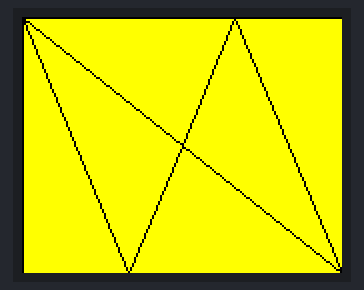
Bench run of a sketch on a simulated Arduino Uno, built with avr-gcc and run on an emulated ATmega328P. On the bench: 160×128 colour display.

Above: at 0.2 s.

The sketch:

Ej3_subHexel.ino
```cpp
#include <SPI.h>
#include <Adafruit_GFX.h>    // Core graphics library
#include <Adafruit_ST7735.h> // Hardware-specific library

// These definitions map display functions to the Adduino UNO display header pins
#define sclk 15
#define mosi 16
#define cs   7
#define dc   0
#define rst  1

// Assign human-readable names to some common 16-bit color values:
  #define BLACK 0x0000
  #define WHITE 0xFFFF
  #define BLUE 0x001F
  #define GREEN   0x07E0
  #define YELLOW 0xFFE0
  #define RED     0xF800
  #define BROWN 0x99AA66
  #define CYAN    0x07FF
  #define MAGENTA 0xF81F

//Declaracion objeto TFT
Adafruit_ST7735 tft = Adafruit_ST7735(cs, dc, rst);


//Variables globales de TFT y de malla
int width, height;
  //Numero de filas, columnas, anchura y altura de subpixel
int col, row;

void setup() {
  Serial.begin(9600);
  tft.initR(INITR_BLACKTAB); // Tab Label for ST7735 TFT Screen (INITR_GREENTAB 0x0, INITR_REDTAB 0x1, INITR_BLACKTAB 0x2);

  tft.setRotation(1);
  tft.fillScreen(YELLOW);

  width = tft.width();
  height = tft.height();

  //Ahora subdiviremos los triangulos en otros subtriangulos con las coordenadas definidas para crear una subdivision denominada subhexel

  //Numero de columnas *Solo necesitamos conocer las columnas, ya que las filas las calcularemos mediante una formula trigonometricae base a este numero.
  col = 17;

  subhexel(BLACK);
}

void loop() {

}

void subhexel(uint16_t color){

    float w = width;
    float h = height;
    //w*sqrt(4/3);
    //Vamos a crear 6 subtriangulos dentro de un area determinada

    tft.drawTriangle(   0, 0, w/3, h , 0, h, color);
    tft.drawTriangle(   0, 0, w/2, h/2 , w/3, h, color);
    tft.drawTriangle(   0, 0, 2*w/3, 0 , w/2, h/2, color);

    tft.drawTriangle(   w, h, 2*w/3, 0, w, 0 , color);
    tft.drawTriangle(   w, h, w/2, h/2, 2*w/3, 0 , color);
    tft.drawTriangle(   w, h, w/3, h , w/2, h/2 , color);

    //borderCorrection();
}

void borderCorrection(){
  tft.drawFastHLine(-2, -1, width,  BLACK);
  tft.drawFastVLine(-2, -1, height,  BLACK);
  tft.drawFastVLine(-1, -1, height,  BLACK);
}
```
